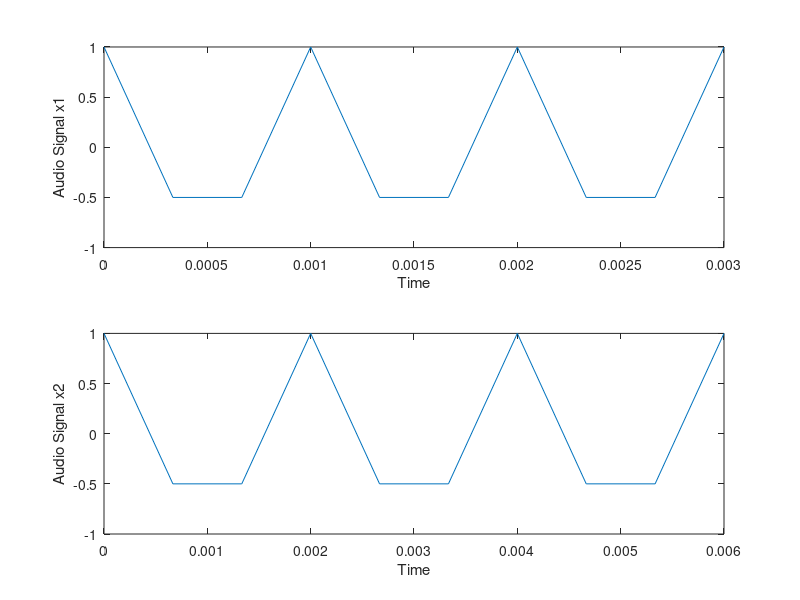

Reproduce this figure in MATLAB.
A = 1;
F0 = 1000;
pha = 0;
t1 = 0;
t2 = 3;

Fs1 = 3*F0;
Ts1 = 1/Fs1;
n1 = t1:Ts1:t2;
x1 = A*cos(2*pi*F0*n1 + pha);

Fs2 = 1.5*F0;
Ts2 = 1/Fs2;
n2 = t1:Ts2:t2;
x2 = A*cos(2*pi*F0*n2 + pha);

figure(1);
subplot(2, 1, 1);
plot(n1(1:10), x1(1:10)); xlabel('Time'); ylabel('Audio Signal x1');
subplot(2, 1, 2);
plot(n2(1:10), x2(1:10)); xlabel('Time'); ylabel('Audio Signal x2');

%sound(x1, Fs1);
%sound(x2, Fs2);